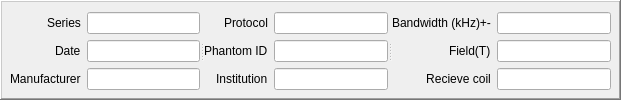
        <widget class="QFrame" name="frame_info">
         <property name="sizePolicy">
          <sizepolicy hsizetype="Fixed" vsizetype="Fixed">
           <horstretch>0</horstretch>
           <verstretch>0</verstretch>
          </sizepolicy>
         </property>
         <property name="minimumSize">
          <size>
           <width>621</width>
           <height>100</height>
          </size>
         </property>
         <property name="autoFillBackground">
          <bool>false</bool>
         </property>
         <property name="frameShape">
          <enum>QFrame::WinPanel</enum>
         </property>
         <property name="frameShadow">
          <enum>QFrame::Raised</enum>
         </property>
         <widget class="QSplitter" name="splitter_3">
          <property name="geometry">
           <rect>
            <x>10</x>
            <y>10</y>
            <width>601</width>
            <height>81</height>
           </rect>
          </property>
          <property name="sizePolicy">
           <sizepolicy hsizetype="Expanding" vsizetype="Fixed">
            <horstretch>0</horstretch>
            <verstretch>0</verstretch>
           </sizepolicy>
          </property>
          <property name="orientation">
           <enum>Qt::Horizontal</enum>
          </property>
          <widget class="QWidget" name="layoutWidget">
           <layout class="QFormLayout" name="formLayout">
            <property name="fieldGrowthPolicy">
             <enum>QFormLayout::AllNonFixedFieldsGrow</enum>
            </property>
            <property name="labelAlignment">
             <set>Qt::AlignRight|Qt::AlignTrailing|Qt::AlignVCenter</set>
            </property>
            <property name="formAlignment">
             <set>Qt::AlignCenter</set>
            </property>
            <item row="0" column="0">
             <widget class="QLabel" name="label_series">
              <property name="sizePolicy">
               <sizepolicy hsizetype="Minimum" vsizetype="Minimum">
                <horstretch>0</horstretch>
                <verstretch>0</verstretch>
               </sizepolicy>
              </property>
              <property name="minimumSize">
               <size>
                <width>0</width>
                <height>20</height>
               </size>
              </property>
              <property name="text">
               <string>Series</string>
              </property>
             </widget>
            </item>
            <item row="0" column="1">
             <widget class="QLineEdit" name="lineEdit_series">
              <property name="sizePolicy">
               <sizepolicy hsizetype="MinimumExpanding" vsizetype="Fixed">
                <horstretch>0</horstretch>
                <verstretch>0</verstretch>
               </sizepolicy>
              </property>
              <property name="minimumSize">
               <size>
                <width>50</width>
                <height>0</height>
               </size>
              </property>
             </widget>
            </item>
            <item row="1" column="0">
             <widget class="QLabel" name="label_date">
              <property name="sizePolicy">
               <sizepolicy hsizetype="Minimum" vsizetype="Minimum">
                <horstretch>0</horstretch>
                <verstretch>0</verstretch>
               </sizepolicy>
              </property>
              <property name="minimumSize">
               <size>
                <width>0</width>
                <height>20</height>
               </size>
              </property>
              <property name="text">
               <string>Date</string>
              </property>
             </widget>
            </item>
            <item row="1" column="1">
             <widget class="QLineEdit" name="lineEdit_date">
              <property name="sizePolicy">
               <sizepolicy hsizetype="MinimumExpanding" vsizetype="Fixed">
                <horstretch>0</horstretch>
                <verstretch>0</verstretch>
               </sizepolicy>
              </property>
              <property name="minimumSize">
               <size>
                <width>50</width>
                <height>0</height>
               </size>
              </property>
             </widget>
            </item>
            <item row="2" column="0">
             <widget class="QLabel" name="label_manufacturer">
              <property name="sizePolicy">
               <sizepolicy hsizetype="Minimum" vsizetype="Minimum">
                <horstretch>0</horstretch>
                <verstretch>0</verstretch>
               </sizepolicy>
              </property>
              <property name="minimumSize">
               <size>
                <width>0</width>
                <height>20</height>
               </size>
              </property>
              <property name="text">
               <string>Manufacturer</string>
              </property>
             </widget>
            </item>
            <item row="2" column="1">
             <widget class="QLineEdit" name="lineEdit_manufacturer">
              <property name="sizePolicy">
               <sizepolicy hsizetype="MinimumExpanding" vsizetype="Fixed">
                <horstretch>0</horstretch>
                <verstretch>0</verstretch>
               </sizepolicy>
              </property>
              <property name="minimumSize">
               <size>
                <width>50</width>
                <height>0</height>
               </size>
              </property>
             </widget>
            </item>
           </layout>
          </widget>
          <widget class="QWidget" name="layoutWidget">
           <layout class="QFormLayout" name="formLayout_3">
            <property name="labelAlignment">
             <set>Qt::AlignRight|Qt::AlignTrailing|Qt::AlignVCenter</set>
            </property>
            <property name="formAlignment">
             <set>Qt::AlignCenter</set>
            </property>
            <item row="0" column="0">
             <widget class="QLabel" name="label_protocol">
              <property name="sizePolicy">
               <sizepolicy hsizetype="Minimum" vsizetype="Minimum">
                <horstretch>0</horstretch>
                <verstretch>0</verstretch>
               </sizepolicy>
              </property>
              <property name="minimumSize">
               <size>
                <width>0</width>
                <height>20</height>
               </size>
              </property>
              <property name="text">
               <string>Protocol</string>
              </property>
             </widget>
            </item>
            <item row="0" column="1">
             <widget class="QLineEdit" name="lineEdit_protocol">
              <property name="sizePolicy">
               <sizepolicy hsizetype="MinimumExpanding" vsizetype="Fixed">
                <horstretch>0</horstretch>
                <verstretch>0</verstretch>
               </sizepolicy>
              </property>
              <property name="minimumSize">
               <size>
                <width>50</width>
                <height>0</height>
               </size>
              </property>
             </widget>
            </item>
            <item row="1" column="0">
             <widget class="QLabel" name="label_phantomID">
              <property name="sizePolicy">
               <sizepolicy hsizetype="Minimum" vsizetype="Minimum">
                <horstretch>0</horstretch>
                <verstretch>0</verstretch>
               </sizepolicy>
              </property>
              <property name="minimumSize">
               <size>
                <width>0</width>
                <height>20</height>
               </size>
              </property>
              <property name="text">
               <string>Phantom ID</string>
              </property>
             </widget>
            </item>
            <item row="1" column="1">
             <widget class="QLineEdit" name="lineEdit_phantomID">
              <property name="sizePolicy">
               <sizepolicy hsizetype="MinimumExpanding" vsizetype="Fixed">
                <horstretch>0</horstretch>
                <verstretch>0</verstretch>
               </sizepolicy>
              </property>
              <property name="minimumSize">
               <size>
                <width>50</width>
                <height>0</height>
               </size>
              </property>
             </widget>
            </item>
            <item row="2" column="0">
             <widget class="QLabel" name="label_institution">
              <property name="sizePolicy">
               <sizepolicy hsizetype="Minimum" vsizetype="Minimum">
                <horstretch>0</horstretch>
                <verstretch>0</verstretch>
               </sizepolicy>
              </property>
              <property name="minimumSize">
               <size>
                <width>0</width>
                <height>20</height>
               </size>
              </property>
              <property name="text">
               <string>Institution</string>
              </property>
             </widget>
            </item>
            <item row="2" column="1">
             <widget class="QLineEdit" name="lineEdit_institution">
              <property name="sizePolicy">
               <sizepolicy hsizetype="MinimumExpanding" vsizetype="Fixed">
                <horstretch>0</horstretch>
                <verstretch>0</verstretch>
               </sizepolicy>
              </property>
              <property name="minimumSize">
               <size>
                <width>50</width>
                <height>0</height>
               </size>
              </property>
             </widget>
            </item>
           </layout>
          </widget>
          <widget class="QWidget" name="layoutWidget">
           <layout class="QFormLayout" name="formLayout_4">
            <property name="labelAlignment">
             <set>Qt::AlignRight|Qt::AlignTrailing|Qt::AlignVCenter</set>
            </property>
            <property name="formAlignment">
             <set>Qt::AlignCenter</set>
            </property>
            <item row="0" column="0">
             <widget class="QLabel" name="label_bandwidth">
              <property name="sizePolicy">
               <sizepolicy hsizetype="Minimum" vsizetype="Minimum">
                <horstretch>0</horstretch>
                <verstretch>0</verstretch>
               </sizepolicy>
              </property>
              <property name="minimumSize">
               <size>
                <width>0</width>
                <height>20</height>
               </size>
              </property>
              <property name="text">
               <string>Bandwidth (kHz)+-</string>
              </property>
              <property name="alignment">
               <set>Qt::AlignCenter</set>
              </property>
              <property name="wordWrap">
               <bool>false</bool>
              </property>
             </widget>
            </item>
            <item row="0" column="1">
             <widget class="QLineEdit" name="lineEdit_bandwidth">
              <property name="sizePolicy">
               <sizepolicy hsizetype="MinimumExpanding" vsizetype="Fixed">
                <horstretch>0</horstretch>
                <verstretch>0</verstretch>
               </sizepolicy>
              </property>
              <property name="minimumSize">
               <size>
                <width>50</width>
                <height>0</height>
               </size>
              </property>
             </widget>
            </item>
            <item row="1" column="0">
             <widget class="QLabel" name="label_fieldT">
              <property name="sizePolicy">
               <sizepolicy hsizetype="Minimum" vsizetype="Minimum">
                <horstretch>0</horstretch>
                <verstretch>0</verstretch>
               </sizepolicy>
              </property>
              <property name="minimumSize">
               <size>
                <width>0</width>
                <height>20</height>
               </size>
              </property>
              <property name="text">
               <string>Field(T)</string>
              </property>
             </widget>
            </item>
            <item row="1" column="1">
             <widget class="QLineEdit" name="lineEdit_fieldT">
              <property name="sizePolicy">
               <sizepolicy hsizetype="MinimumExpanding" vsizetype="Fixed">
                <horstretch>0</horstretch>
                <verstretch>0</verstretch>
               </sizepolicy>
              </property>
              <property name="minimumSize">
               <size>
                <width>50</width>
                <height>0</height>
               </size>
              </property>
             </widget>
            </item>
            <item row="2" column="0">
             <widget class="QLabel" name="label_receivecoil">
              <property name="sizePolicy">
               <sizepolicy hsizetype="Minimum" vsizetype="Minimum">
                <horstretch>0</horstretch>
                <verstretch>0</verstretch>
               </sizepolicy>
              </property>
              <property name="minimumSize">
               <size>
                <width>0</width>
                <height>20</height>
               </size>
              </property>
              <property name="text">
               <string>Recieve coil</string>
              </property>
              <property name="alignment">
               <set>Qt::AlignCenter</set>
              </property>
              <property name="wordWrap">
               <bool>false</bool>
              </property>
             </widget>
            </item>
            <item row="2" column="1">
             <widget class="QLineEdit" name="lineEdit_receivecoil">
              <property name="sizePolicy">
               <sizepolicy hsizetype="MinimumExpanding" vsizetype="Fixed">
                <horstretch>0</horstretch>
                <verstretch>0</verstretch>
               </sizepolicy>
              </property>
              <property name="minimumSize">
               <size>
                <width>50</width>
                <height>0</height>
               </size>
              </property>
             </widget>
            </item>
           </layout>
          </widget>
         </widget>
        </widget>
